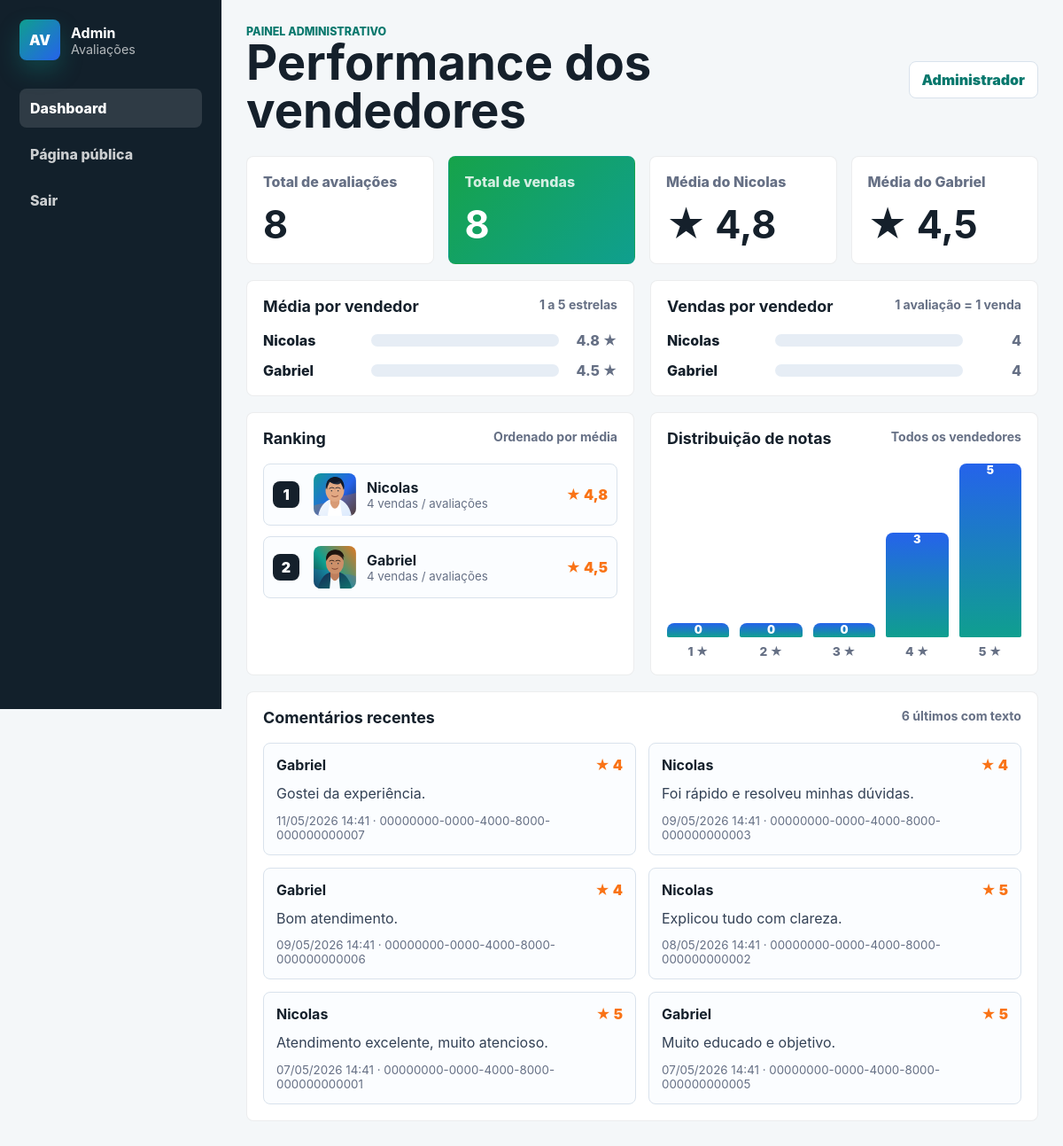
Page /admin/dashboard.php (signed in) on the committed database.
### tables this page shows
CREATE TABLE IF NOT EXISTS vendors (
  id INT UNSIGNED AUTO_INCREMENT PRIMARY KEY,
  name VARCHAR(120) NOT NULL,
  slug VARCHAR(120) NOT NULL UNIQUE,
  photo_path VARCHAR(255) NOT NULL,
  is_active TINYINT(1) NOT NULL DEFAULT 1,
  display_order INT UNSIGNED NOT NULL DEFAULT 0,
  created_at TIMESTAMP NOT NULL DEFAULT CURRENT_TIMESTAMP,
  updated_at TIMESTAMP NOT NULL DEFAULT CURRENT_TIMESTAMP ON UPDATE CURRENT_TIMESTAMP
);

CREATE TABLE IF NOT EXISTS reviews (
  id BIGINT UNSIGNED AUTO_INCREMENT PRIMARY KEY,
  evaluation_uuid CHAR(36) NOT NULL UNIQUE,
  vendor_id INT UNSIGNED NOT NULL,
  rating TINYINT UNSIGNED NOT NULL,
  comment TEXT NULL,
  ip_hash CHAR(64) NOT NULL,
  user_agent_hash CHAR(64) NOT NULL,
  client_token_hash CHAR(64) NOT NULL,
  session_id_hash CHAR(64) NOT NULL,
  created_at DATETIME NOT NULL DEFAULT CURRENT_TIMESTAMP,
  CONSTRAINT fk_reviews_vendor
    FOREIGN KEY (vendor_id) REFERENCES vendors(id)
    ON DELETE RESTRICT ON UPDATE CASCADE,
  CONSTRAINT chk_reviews_rating CHECK (rating BETWEEN 1 AND 5),
  INDEX idx_reviews_vendor_created (vendor_id, created_at),
  INDEX idx_reviews_created (created_at),
  INDEX idx_reviews_spam_ip (ip_hash, created_at),
  INDEX idx_reviews_spam_client (client_token_hash, created_at),
  INDEX idx_reviews_spam_session (session_id_hash, created_at)
);

### app/security.php (called while the page is built, shortened)
<?php
function h(?string $value): string
{
    return htmlspecialchars($value ?? '', ENT_QUOTES | ENT_SUBSTITUTE, 'UTF-8');
}

### app/db.php (called while the page is built, shortened)
<?php
function db(): PDO
{
    static $pdo = null;
    if ($pdo instanceof PDO) {
        return $pdo;
    }
    $config = database_config();
    $dsn = sprintf(
        'mysql:host=%s;port=%s;dbname=%s;charset=utf8mb4',
        $config['host'],
        $config['port'],
        $config['database']
    );
    $options = [
        PDO::ATTR_ERRMODE => PDO::ERRMODE_EXCEPTION,
        PDO::ATTR_DEFAULT_FETCH_MODE => PDO::FETCH_ASSOC,
        PDO::ATTR_EMULATE_PREPARES => false,
    ];
    $pdo = new PDO($dsn, $config['username'], $config['password'], $options);
    return $pdo;
}

### public/admin/dashboard.php (the view, shortened to what this page needs)
<?php
$totalReviews = (int) db()->query('SELECT COUNT(*) FROM reviews')->fetchColumn();
$totalSales = $totalReviews;
$vendorStatsStmt = db()->query(
    'SELECT
        v.id,
        v.name,
        v.slug,
        v.photo_path,
        COUNT(r.id) AS total_reviews,
        COALESCE(ROUND(AVG(r.rating), 2), 0) AS average_rating
     FROM vendors v
     LEFT JOIN reviews r ON r.vendor_id = v.id
     GROUP BY v.id, v.name, v.slug, v.photo_path, v.display_order
     ORDER BY average_rating DESC, total_reviews DESC, v.display_order ASC'
);
$vendorStats = $vendorStatsStmt->fetchAll();
$commentsStmt = db()->query(
    'SELECT
        r.evaluation_uuid,
        r.rating,
        r.comment,
        r.created_at,
        v.name AS vendor_name
     FROM reviews r
     INNER JOIN vendors v ON v.id = r.vendor_id
     WHERE r.comment IS NOT NULL AND TRIM(r.comment) <> ""
     ORDER BY r.created_at DESC
     LIMIT 12'
);
$comments = $commentsStmt->fetchAll();
?>
<!doctype html>
<html lang="pt-BR">
<head>
    <link rel="stylesheet" href="/css/styles.css">
</head>
<body class="dashboard-body">
    <aside class="dashboard-sidebar">
        <div class="brand-block">
            <div class="brand-mark" aria-hidden="true">AV</div>
            <div>
                <strong>Admin</strong>
                <span>Avaliações</span>
            </div>
        </div>
        <nav aria-label="Navegação administrativa">
            <a class="active" href="/admin/dashboard.php">Dashboard</a>
            <a href="/index.php">Página pública</a>
            <a href="/admin/logout.php">Sair</a>
        </nav>
    </aside>
    <main class="dashboard-main">
        <header class="dashboard-header">
            <div>
                <p class="eyebrow">Painel administrativo</p>
                <h1>Performance dos vendedores</h1>
            </div>
            <div class="admin-badge">
                <?= h((string) ($_SESSION['admin_name'] ?? 'Admin')) ?>
            </div>
        </header>
        <section class="metric-grid" aria-label="Resumo">
            <article class="metric-card">
                <span>Total de avaliações</span>
                <strong><?= $totalReviews ?></strong>
            </article>
            <article class="metric-card accent-green">
                <span>Total de vendas</span>
                <strong><?= $totalSales ?></strong>
            </article>
            <?php foreach ($vendorStats as $vendor): ?>
                <article class="metric-card">
                    <span>Média do <?= h($vendor['name']) ?></span>
                    <strong>&#9733; <?= number_format((float) $vendor['average_rating'], 1, ',', '.') ?></strong>
                </article>
            <?php endforeach; ?>
        </section>
        <section class="dashboard-grid">
            <article class="panel">
                <div class="panel-heading">
                    <h2>Média por vendedor</h2>
                    <span>1 a 5 estrelas</span>
                </div>
                <div id="averageChart" class="chart-list" aria-label="Gráfico de média dos vendedores"></div>
            </article>
            <article class="panel">
                <div class="panel-heading">
                    <h2>Vendas por vendedor</h2>
                    <span>1 avaliação = 1 venda</span>
                </div>
                <div id="reviewChart" class="chart-list" aria-label="Gráfico de vendas por vendedor"></div>
            </article>
            <article class="panel">
                <div class="panel-heading">
                    <h2>Ranking</h2>
                    <span>Ordenado por média</span>
                </div>
                <ol class="ranking-list">
                    <?php foreach ($vendorStats as $index => $vendor): ?>
                        <li>
                            <span class="rank-position"><?= $index + 1 ?></span>
                            <img src="/<?= h($vendor['photo_path']) ?>" alt="Foto de <?= h($vendor['name']) ?>">
                            <div>
                                <strong><?= h($vendor['name']) ?></strong>
                                <small><?= (int) $vendor['total_reviews'] ?> vendas / avaliações</small>
                            </div>
                            <span class="rank-score">&#9733; <?= number_format((float) $vendor['average_rating'], 1, ',', '.') ?></span>
                        </li>
                    <?php endforeach; ?>
                </ol>
            </article>
            <article class="panel">
                <div class="panel-heading">
                    <h2>Distribuição de notas</h2>
                    <span>Todos os vendedores</span>
                </div>
                <div id="ratingDistribution" class="distribution-chart" aria-label="Distribuição de notas"></div>
            </article>
        </section>
        <section class="panel comments-panel">
            <div class="panel-heading">
                <h2>Comentários recentes</h2>
                <span><?= count($comments) ?> últimos com texto</span>
            </div>
            <?php if (!$comments): ?>
                <p class="empty-state">Nenhum comentário recebido ainda.</p>
            <?php else: ?>
                <div class="comments-list">
                    <?php foreach ($comments as $comment): ?>
                        <article class="comment-card">
                            <div>
                                <strong><?= h($comment['vendor_name']) ?></strong>
                                <span>&#9733; <?= (int) $comment['rating'] ?></span>
                            </div>
                            <p><?= h($comment['comment']) ?></p>
                            <small><?= h(date('d/m/Y H:i', strtotime((string) $comment['created_at']))) ?> · <?= h($comment['evaluation_uuid']) ?></small>
                        </article>
                    <?php endforeach; ?>
                </div>
            <?php endif; ?>
        </section>
    </main>
</body>
</html>

### rows in the picture
vendors: name "Nicolas", average_rating "4,8", photo_path (placeholder picture), total_reviews "4"
vendors: name "Gabriel", average_rating "4,5", photo_path (placeholder picture), total_reviews "4"
reviews: vendor.name "Gabriel", rating "4", comment "Gostei da experiência.", created_at "11/05/2026 14:41", evaluation_uuid "00000000-0000-4000-8000-000000000007"
reviews: vendor.name "Nicolas", rating "4", comment "Foi rápido e resolveu minhas dúvidas.", created_at "09/05/2026 14:41", evaluation_uuid "00000000-0000-4000-8000-000000000003"
reviews: vendor.name "Gabriel", rating "4", comment "Bom atendimento.", created_at "09/05/2026 14:41", evaluation_uuid "00000000-0000-4000-8000-000000000006"
reviews: vendor.name "Nicolas", rating "5", comment "Explicou tudo com clareza.", created_at "08/05/2026 14:41", evaluation_uuid "00000000-0000-4000-8000-000000000002"
reviews: vendor.name "Nicolas", rating "5", comment "Atendimento excelente, muito atencioso.", created_at "07/05/2026 14:41", evaluation_uuid "00000000-0000-4000-8000-000000000001"
reviews: vendor.name "Gabriel", rating "5", comment "Muito educado e objetivo.", created_at "07/05/2026 14:41", evaluation_uuid "00000000-0000-4000-8000-000000000005"

### other values in the picture
$_SESSION['admin_name'] "Administrador"
$totalReviews "8"
$totalSales "8"
count($comments) "6"
